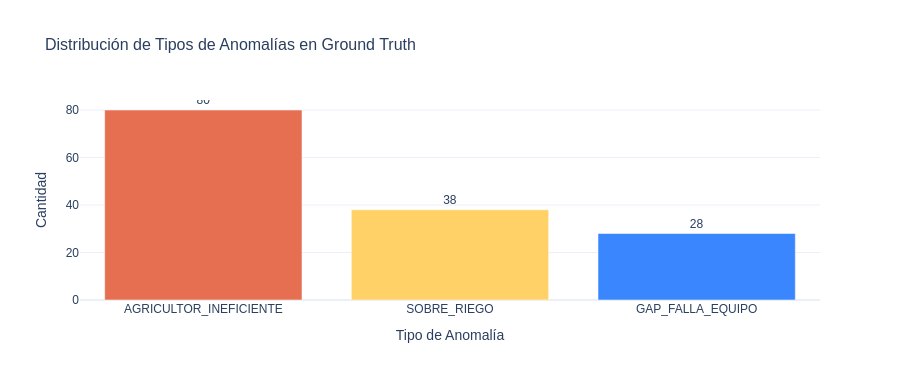

Write notebook code for a chart like this one.
### Code cell
if not df_labels.empty:
    conteo = df_labels["tipo_anomalia"].value_counts().reset_index()
    conteo.columns = ["tipo_anomalia", "count"]
    fig = px.bar(conteo, x="tipo_anomalia", y="count",
        color="tipo_anomalia",
        color_discrete_sequence=[C_NARANJA, C_AMARILLO, C_AZUL],
        title="Distribución de Tipos de Anomalías en Ground Truth",
        labels={"tipo_anomalia": "Tipo de Anomalía", "count": "Cantidad"},
        template=TMPL, text="count")
    fig.update_traces(textposition="outside")
    fig.update_layout(showlegend=False, height=380, title_font_size=16, font_family="Arial")
    fig.show()
else:
    print("anomalias_labels.csv no disponible — omitiendo gráfica de ground truth.")

### Figure 1 — Plotly figure (JSON) as saved in the notebook; plotly's stock layout.template omitted (floating-point values rounded to 4 significant figures)
{"data": [{"hovertemplate": "Tipo de Anomalía=%{x}<br>Cantidad=%{text}<extra></extra>", "legendgroup": "AGRICULTOR_INEFICIENTE", "marker": {"color": "#e76f51", "pattern": {"shape": ""}}, "name": "AGRICULTOR_INEFICIENTE", "orientation": "v", "showlegend": true, "text": [80.0], "textposition": "outside", "type": "bar", "x": ["AGRICULTOR_INEFICIENTE"], "xaxis": "x", "y": [80], "yaxis": "y"}, {"hovertemplate": "Tipo de Anomalía=%{x}<br>Cantidad=%{text}<extra></extra>", "legendgroup": "SOBRE_RIEGO", "marker": {"color": "#ffd166", "pattern": {"shape": ""}}, "name": "SOBRE_RIEGO", "orientation": "v", "showlegend": true, "text": [38.0], "textposition": "outside", "type": "bar", "x": ["SOBRE_RIEGO"], "xaxis": "x", "y": [38], "yaxis": "y"}, {"hovertemplate": "Tipo de Anomalía=%{x}<br>Cantidad=%{text}<extra></extra>", "legendgroup": "GAP_FALLA_EQUIPO", "marker": {"color": "#3a86ff", "pattern": {"shape": ""}}, "name": "GAP_FALLA_EQUIPO", "orientation": "v", "showlegend": true, "text": [28.0], "textposition": "outside", "type": "bar", "x": ["GAP_FALLA_EQUIPO"], "xaxis": "x", "y": [28], "yaxis": "y"}], "layout": {"barmode": "relative", "font": {"family": "Arial"}, "height": 380, "legend": {"title": {"text": "Tipo de Anomalía"}, "tracegroupgap": 0}, "showlegend": false, "title": {"font": {"size": 16}, "text": "Distribución de Tipos de Anomalías en Ground Truth"}, "xaxis": {"anchor": "y", "categoryarray": ["AGRICULTOR_INEFICIENTE", "SOBRE_RIEGO", "GAP_FALLA_EQUIPO"], "categoryorder": "array", "domain": [0, 1], "title": {"text": "Tipo de Anomalía"}}, "yaxis": {"anchor": "x", "domain": [0, 1], "title": {"text": "Cantidad"}}}}
